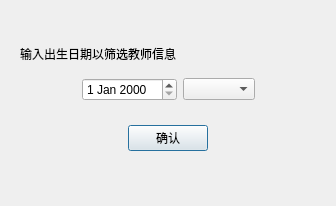
<?xml version="1.0" encoding="UTF-8"?>
<ui version="4.0">
 <class>ScreeninbirthDialog</class>
 <widget class="QDialog" name="ScreeninbirthDialog">
  <property name="geometry">
   <rect>
    <x>0</x>
    <y>0</y>
    <width>336</width>
    <height>206</height>
   </rect>
  </property>
  <property name="windowTitle">
   <string>Dialog</string>
  </property>
  <layout class="QGridLayout" name="gridLayout">
   <item row="1" column="0">
    <widget class="QWidget" name="widget" native="true">
     <layout class="QVBoxLayout" name="verticalLayout">
      <item>
       <spacer name="verticalSpacer_2">
        <property name="orientation">
         <enum>Qt::Vertical</enum>
        </property>
        <property name="sizeHint" stdset="0">
         <size>
          <width>20</width>
          <height>40</height>
         </size>
        </property>
       </spacer>
      </item>
      <item>
       <widget class="QLabel" name="titlelabel">
        <property name="text">
         <string>输入出生日期以筛选教师信息</string>
        </property>
       </widget>
      </item>
      <item>
       <widget class="QWidget" name="widget_2" native="true">
        <layout class="QHBoxLayout" name="horizontalLayout">
         <item>
          <spacer name="horizontalSpacer">
           <property name="orientation">
            <enum>Qt::Horizontal</enum>
           </property>
           <property name="sizeHint" stdset="0">
            <size>
             <width>40</width>
             <height>20</height>
            </size>
           </property>
          </spacer>
         </item>
         <item>
          <widget class="QDateEdit" name="dateEdit"/>
         </item>
         <item>
          <widget class="QComboBox" name="choose_comboBox"/>
         </item>
         <item>
          <spacer name="horizontalSpacer_2">
           <property name="orientation">
            <enum>Qt::Horizontal</enum>
           </property>
           <property name="sizeHint" stdset="0">
            <size>
             <width>40</width>
             <height>20</height>
            </size>
           </property>
          </spacer>
         </item>
        </layout>
       </widget>
      </item>
      <item>
       <widget class="QWidget" name="widget_3" native="true">
        <layout class="QHBoxLayout" name="horizontalLayout_2">
         <item>
          <spacer name="horizontalSpacer_3">
           <property name="orientation">
            <enum>Qt::Horizontal</enum>
           </property>
           <property name="sizeHint" stdset="0">
            <size>
             <width>40</width>
             <height>20</height>
            </size>
           </property>
          </spacer>
         </item>
         <item>
          <widget class="QPushButton" name="Ok_pushButton">
           <property name="text">
            <string>确认</string>
           </property>
          </widget>
         </item>
         <item>
          <spacer name="horizontalSpacer_4">
           <property name="orientation">
            <enum>Qt::Horizontal</enum>
           </property>
           <property name="sizeHint" stdset="0">
            <size>
             <width>40</width>
             <height>20</height>
            </size>
           </property>
          </spacer>
         </item>
        </layout>
       </widget>
      </item>
      <item>
       <spacer name="verticalSpacer">
        <property name="orientation">
         <enum>Qt::Vertical</enum>
        </property>
        <property name="sizeHint" stdset="0">
         <size>
          <width>20</width>
          <height>40</height>
         </size>
        </property>
       </spacer>
      </item>
     </layout>
    </widget>
   </item>
  </layout>
 </widget>
 <resources/>
 <connections>
  <connection>
   <sender>Ok_pushButton</sender>
   <signal>clicked()</signal>
   <receiver>ScreeninbirthDialog</receiver>
   <slot>accept()</slot>
   <hints>
    <hint type="sourcelabel">
     <x>167</x>
     <y>139</y>
    </hint>
    <hint type="destinationlabel">
     <x>167</x>
     <y>102</y>
    </hint>
   </hints>
  </connection>
 </connections>
</ui>
